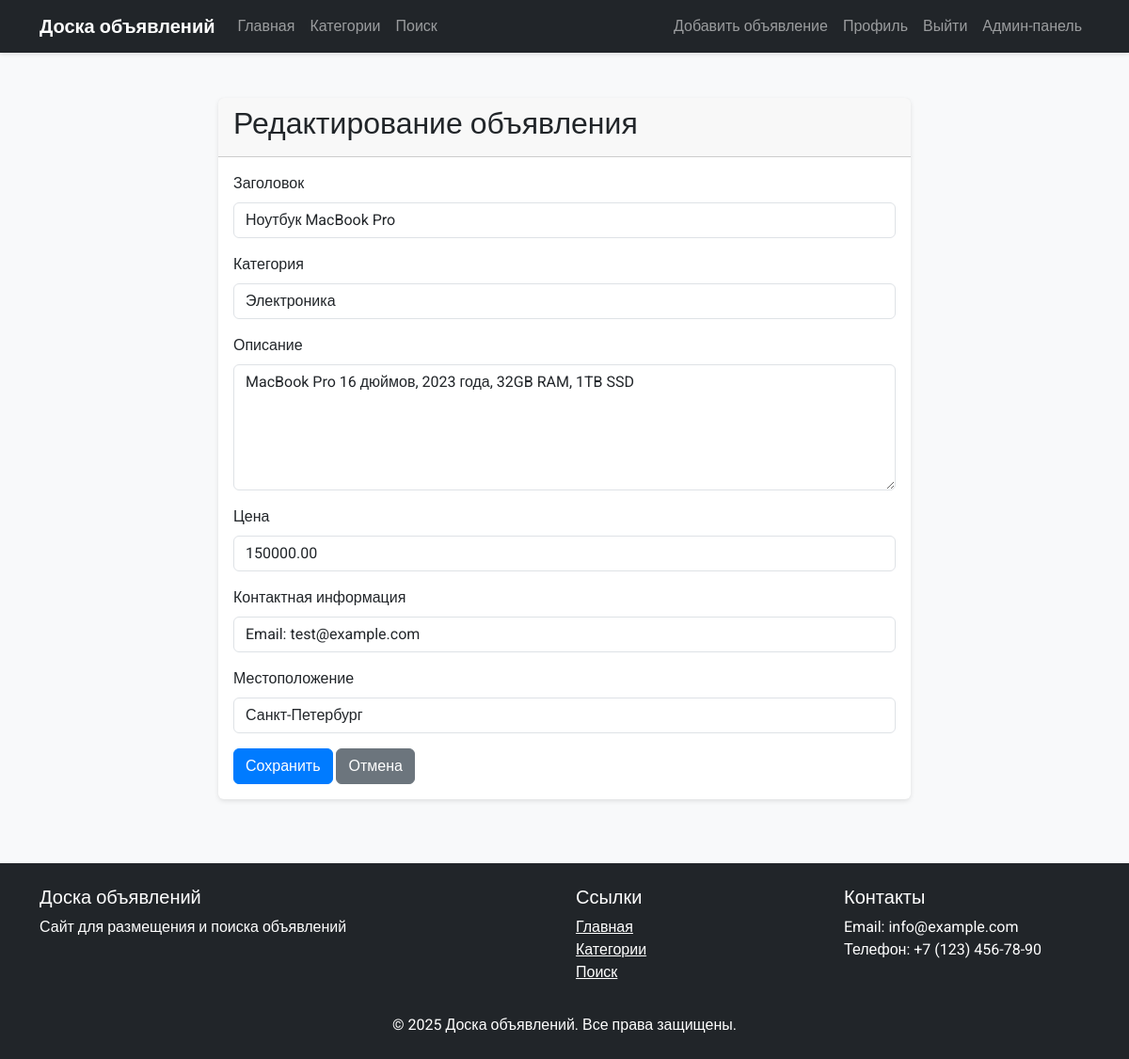
The app's page /advertisement/2/edit/ (signed in) with its own data.
### advertisements/models.py (models this page shows, shortened)
class Advertisement(models.Model):
    STATUS_CHOICES = (
        ('active', 'Активно'),
        ('pending', 'На модерации'),
        ('closed', 'Закрыто'),
    )
    title = models.CharField(max_length=200, verbose_name='Заголовок')
    slug = models.SlugField(max_length=200, unique_for_date='created', verbose_name='URL объявления')
    author = models.ForeignKey(User, on_delete=models.CASCADE, related_name='advertisements', verbose_name='Автор')
    category = models.ForeignKey(Category, on_delete=models.CASCADE, related_name='advertisements', verbose_name='Категория')
    description = models.TextField(verbose_name='Описание')
    price = models.DecimalField(max_digits=10, decimal_places=2, verbose_name='Цена')
    contact_info = models.CharField(max_length=255, verbose_name='Контактная информация')
    location = models.CharField(max_length=100, verbose_name='Местоположение')
    created = models.DateTimeField(auto_now_add=True, verbose_name='Дата создания')
    updated = models.DateTimeField(auto_now=True, verbose_name='Дата обновления')
    status = models.CharField(max_length=10, choices=STATUS_CHOICES, default='pending', verbose_name='Статус')
    class Meta:
        verbose_name = 'Объявление'
        verbose_name_plural = 'Объявления'
        ordering = ['-created']
        indexes = [
            models.Index(fields=['-created']),
        ]

### advertisements/views.py (the view)
# urls.py: path('advertisement/<int:pk>/edit/', views.advertisement_edit, name='advertisement_edit'),
@login_required
def advertisement_edit(request, pk):
    advertisement = get_object_or_404(Advertisement, id=pk, author=request.user)
    if request.method == 'POST':
        form = AdvertisementForm(request.POST, instance=advertisement)
        if form.is_valid():
            form.save()
            messages.success(request, 'Объявление успешно обновлено!')
            return redirect('advertisements:advertisement_detail', pk)
    else:
        form = AdvertisementForm(instance=advertisement)
    return render(request, 'advertisements/advertisement_form.html', {
        'form': form,
        'title': 'Редактирование объявления',
        'advertisement': advertisement
    })

### advertisements/forms.py
class AdvertisementForm(forms.ModelForm):
    class Meta:
        model = Advertisement
        fields = ('title', 'category', 'description', 'price', 'contact_info', 'location')
        widgets = {
            'description': forms.Textarea(attrs={'rows': 5}),
        }
    def __init__(self, *args, **kwargs):
        super().__init__(*args, **kwargs)
        for field_name, field in self.fields.items():
            field.widget.attrs['class'] = 'form-control'

### advertisements/models.py (called while the page is built)
    def __str__(self):
        return self.name

### advertisements/templates/advertisements/advertisement_form.html (shortened to what this page needs)
{% extends "advertisements/base.html" %}
{% block content %}
<div class="row justify-content-center">
    <div class="col-md-8">
        <div class="card mt-4">
            <div class="card-header">
                <h2>{{ title }}</h2>
            </div>
            <div class="card-body">
                <form method="post">
                    <div class="mb-3">
                        <label for="{{ form.title.id_for_label }}" class="form-label">Заголовок</label>
                        {{ form.title }}
                    </div>
                    <div class="mb-3">
                        <label for="{{ form.category.id_for_label }}" class="form-label">Категория</label>
                        {{ form.category }}
                    </div>
                    <div class="mb-3">
                        <label for="{{ form.description.id_for_label }}" class="form-label">Описание</label>
                        {{ form.description }}
                    </div>
                    <div class="mb-3">
                        <label for="{{ form.price.id_for_label }}" class="form-label">Цена</label>
                        {{ form.price }}
                    </div>
                    <div class="mb-3">
                        <label for="{{ form.contact_info.id_for_label }}" class="form-label">Контактная информация</label>
                        {{ form.contact_info }}
                    </div>
                    <div class="mb-3">
                        <label for="{{ form.location.id_for_label }}" class="form-label">Местоположение</label>
                        {{ form.location }}
                    </div>
                    <button type="submit" class="btn btn-primary">Сохранить</button>
                    <a href="{% url 'advertisements:index' %}" class="btn btn-secondary">Отмена</a>
                </form>
            </div>
        </div>
    </div>
</div>
{% endblock %}

### advertisements/static/advertisements/css/style.css (style rules this page uses)
body { font-family: 'Roboto', sans-serif; background-color: #f8f9fa; color: #333; }
.card { transition: transform 0.3s ease, box-shadow 0.3s ease; margin-bottom: 20px; border: none; box-shadow: 0 2px 5px rgba(0, 0, 0, 0.1); }
.btn-primary { background-color: #007bff; border-color: #007bff; }

### records on screen
Advertisement: title "Ноутбук MacBook Pro", category "Электроника", description "MacBook Pro 16 дюймов, 2023 года, 32GB RAM, 1TB SSD", price "150000.00", contact_info "Email: test@example.com", location "Санкт-Петербург"

### other values on screen
{{ title }} "Редактирование объявления"
